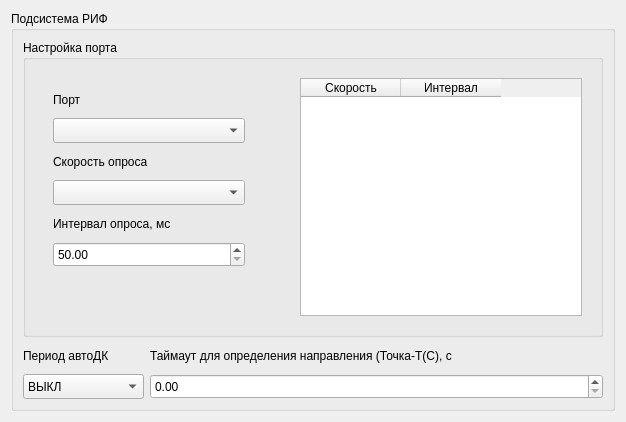
       <widget class="QWidget" name="Subsystem_RIF">
        <attribute name="title">
         <string>РИФ</string>
        </attribute>
        <layout class="QGridLayout" name="gridLayout_3">
         <item row="0" column="0">
          <widget class="QGroupBox" name="groupBox_11">
           <property name="sizePolicy">
            <sizepolicy hsizetype="Expanding" vsizetype="Expanding">
             <horstretch>0</horstretch>
             <verstretch>0</verstretch>
            </sizepolicy>
           </property>
           <property name="minimumSize">
            <size>
             <width>0</width>
             <height>221</height>
            </size>
           </property>
           <property name="title">
            <string>Подсистема РИФ</string>
           </property>
           <layout class="QGridLayout" name="gridLayout_4">
            <item row="1" column="0">
             <layout class="QHBoxLayout" name="horizontalLayout">
              <item>
               <layout class="QVBoxLayout" name="verticalLayout">
                <item>
                 <widget class="QLabel" name="label_57">
                  <property name="sizePolicy">
                   <sizepolicy hsizetype="Fixed" vsizetype="Fixed">
                    <horstretch>0</horstretch>
                    <verstretch>0</verstretch>
                   </sizepolicy>
                  </property>
                  <property name="minimumSize">
                   <size>
                    <width>121</width>
                    <height>25</height>
                   </size>
                  </property>
                  <property name="text">
                   <string>Период автоДК</string>
                  </property>
                 </widget>
                </item>
                <item>
                 <widget class="QComboBox" name="RIF_AutoDK_comboBox">
                  <property name="sizePolicy">
                   <sizepolicy hsizetype="Fixed" vsizetype="Fixed">
                    <horstretch>0</horstretch>
                    <verstretch>0</verstretch>
                   </sizepolicy>
                  </property>
                  <property name="minimumSize">
                   <size>
                    <width>121</width>
                    <height>25</height>
                   </size>
                  </property>
                  <item>
                   <property name="text">
                    <string>ВЫКЛ</string>
                   </property>
                  </item>
                  <item>
                   <property name="text">
                    <string>1 час</string>
                   </property>
                  </item>
                  <item>
                   <property name="text">
                    <string>2 часа</string>
                   </property>
                  </item>
                  <item>
                   <property name="text">
                    <string>3 часа</string>
                   </property>
                  </item>
                  <item>
                   <property name="text">
                    <string>4 часа</string>
                   </property>
                  </item>
                 </widget>
                </item>
               </layout>
              </item>
              <item>
               <layout class="QVBoxLayout" name="verticalLayout_4">
                <item>
                 <widget class="QLabel" name="label_58">
                  <property name="sizePolicy">
                   <sizepolicy hsizetype="Fixed" vsizetype="Fixed">
                    <horstretch>0</horstretch>
                    <verstretch>0</verstretch>
                   </sizepolicy>
                  </property>
                  <property name="minimumSize">
                   <size>
                    <width>401</width>
                    <height>25</height>
                   </size>
                  </property>
                  <property name="text">
                   <string>Таймаут для определения направления (Точка-Т(С), c</string>
                  </property>
                 </widget>
                </item>
                <item>
                 <widget class="QDoubleSpinBox" name="RIF_TochkaDirectionInterval_doubleSpinBox">
                  <property name="minimumSize">
                   <size>
                    <width>401</width>
                    <height>25</height>
                   </size>
                  </property>
                 </widget>
                </item>
               </layout>
              </item>
             </layout>
            </item>
            <item row="0" column="0">
             <widget class="QGroupBox" name="groupBox_5">
              <property name="title">
               <string>Настройка порта</string>
              </property>
              <layout class="QGridLayout" name="gridLayout">
               <item row="0" column="0">
                <widget class="QWidget" name="widget" native="true">
                 <property name="sizePolicy">
                  <sizepolicy hsizetype="Expanding" vsizetype="Expanding">
                   <horstretch>0</horstretch>
                   <verstretch>0</verstretch>
                  </sizepolicy>
                 </property>
                 <layout class="QGridLayout" name="gridLayout_5">
                  <item row="0" column="0">
                   <widget class="QWidget" name="widget" native="true">
                    <property name="sizePolicy">
                     <sizepolicy hsizetype="Fixed" vsizetype="Expanding">
                      <horstretch>0</horstretch>
                      <verstretch>0</verstretch>
                     </sizepolicy>
                    </property>
                    <property name="minimumSize">
                     <size>
                      <width>210</width>
                      <height>0</height>
                     </size>
                    </property>
                    <layout class="QVBoxLayout" name="verticalLayout_3">
                     <item>
                      <widget class="QLabel" name="label_54">
                       <property name="sizePolicy">
                        <sizepolicy hsizetype="Fixed" vsizetype="Fixed">
                         <horstretch>0</horstretch>
                         <verstretch>0</verstretch>
                        </sizepolicy>
                       </property>
                       <property name="minimumSize">
                        <size>
                         <width>31</width>
                         <height>25</height>
                        </size>
                       </property>
                       <property name="maximumSize">
                        <size>
                         <width>999</width>
                         <height>99</height>
                        </size>
                       </property>
                       <property name="text">
                        <string>Порт</string>
                       </property>
                      </widget>
                     </item>
                     <item>
                      <widget class="QComboBox" name="RifPort_comboBox">
                       <property name="sizePolicy">
                        <sizepolicy hsizetype="Fixed" vsizetype="Fixed">
                         <horstretch>0</horstretch>
                         <verstretch>0</verstretch>
                        </sizepolicy>
                       </property>
                       <property name="minimumSize">
                        <size>
                         <width>70</width>
                         <height>25</height>
                        </size>
                       </property>
                       <property name="maximumSize">
                        <size>
                         <width>999</width>
                         <height>25</height>
                        </size>
                       </property>
                      </widget>
                     </item>
                     <item>
                      <widget class="QLabel" name="label_55">
                       <property name="sizePolicy">
                        <sizepolicy hsizetype="Fixed" vsizetype="Fixed">
                         <horstretch>0</horstretch>
                         <verstretch>0</verstretch>
                        </sizepolicy>
                       </property>
                       <property name="minimumSize">
                        <size>
                         <width>107</width>
                         <height>25</height>
                        </size>
                       </property>
                       <property name="maximumSize">
                        <size>
                         <width>999</width>
                         <height>25</height>
                        </size>
                       </property>
                       <property name="text">
                        <string>Скорость опроса</string>
                       </property>
                      </widget>
                     </item>
                     <item>
                      <widget class="QComboBox" name="RifPortSpeed_comboBox">
                       <property name="minimumSize">
                        <size>
                         <width>70</width>
                         <height>25</height>
                        </size>
                       </property>
                       <property name="maximumSize">
                        <size>
                         <width>999</width>
                         <height>25</height>
                        </size>
                       </property>
                      </widget>
                     </item>
                     <item>
                      <widget class="QLabel" name="label_56">
                       <property name="sizePolicy">
                        <sizepolicy hsizetype="Fixed" vsizetype="Fixed">
                         <horstretch>0</horstretch>
                         <verstretch>0</verstretch>
                        </sizepolicy>
                       </property>
                       <property name="minimumSize">
                        <size>
                         <width>130</width>
                         <height>25</height>
                        </size>
                       </property>
                       <property name="maximumSize">
                        <size>
                         <width>999</width>
                         <height>25</height>
                        </size>
                       </property>
                       <property name="text">
                        <string>Интервал опроса, мс</string>
                       </property>
                      </widget>
                     </item>
                     <item>
                      <widget class="QDoubleSpinBox" name="RifPortInterval_doubleSpinBox">
                       <property name="minimumSize">
                        <size>
                         <width>70</width>
                         <height>25</height>
                        </size>
                       </property>
                       <property name="maximumSize">
                        <size>
                         <width>999</width>
                         <height>25</height>
                        </size>
                       </property>
                       <property name="minimum">
                        <double>50.000000000000000</double>
                       </property>
                       <property name="maximum">
                        <double>5000.000000000000000</double>
                       </property>
                       <property name="singleStep">
                        <double>5.000000000000000</double>
                       </property>
                      </widget>
                     </item>
                     <item>
                      <spacer name="verticalSpacer">
                       <property name="orientation">
                        <enum>Qt::Vertical</enum>
                       </property>
                       <property name="sizeHint" stdset="0">
                        <size>
                         <width>20</width>
                         <height>40</height>
                        </size>
                       </property>
                      </spacer>
                     </item>
                    </layout>
                   </widget>
                  </item>
                  <item row="0" column="1">
                   <spacer name="horizontalSpacer_3">
                    <property name="orientation">
                     <enum>Qt::Horizontal</enum>
                    </property>
                    <property name="sizeHint" stdset="0">
                     <size>
                      <width>40</width>
                      <height>20</height>
                     </size>
                    </property>
                   </spacer>
                  </item>
                  <item row="0" column="2">
                   <widget class="QTableWidget" name="tableWidget_2">
                    <property name="sizePolicy">
                     <sizepolicy hsizetype="Fixed" vsizetype="Expanding">
                      <horstretch>0</horstretch>
                      <verstretch>0</verstretch>
                     </sizepolicy>
                    </property>
                    <property name="minimumSize">
                     <size>
                      <width>282</width>
                      <height>0</height>
                     </size>
                    </property>
                    <property name="maximumSize">
                     <size>
                      <width>290</width>
                      <height>16777215</height>
                     </size>
                    </property>
                    <column>
                     <property name="text">
                      <string>Скорость</string>
                     </property>
                    </column>
                    <column>
                     <property name="text">
                      <string>Интервал</string>
                     </property>
                    </column>
                   </widget>
                  </item>
                 </layout>
                </widget>
               </item>
              </layout>
             </widget>
            </item>
           </layout>
          </widget>
         </item>
        </layout>
       </widget>
